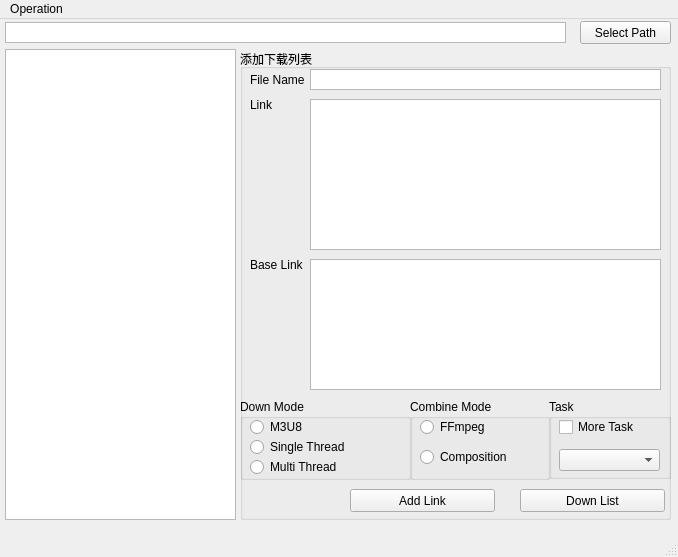
<?xml version="1.0" encoding="UTF-8"?>
<ui version="4.0">
 <class>BatDownWindow</class>
 <widget class="QMainWindow" name="BatDownWindow">
  <property name="geometry">
   <rect>
    <x>0</x>
    <y>0</y>
    <width>678</width>
    <height>557</height>
   </rect>
  </property>
  <property name="windowTitle">
   <string>Batch Download Window</string>
  </property>
  <widget class="QWidget" name="centralwidget">
   <widget class="QListView" name="listView">
    <property name="geometry">
     <rect>
      <x>5</x>
      <y>30</y>
      <width>231</width>
      <height>471</height>
     </rect>
    </property>
   </widget>
   <widget class="QTextEdit" name="txtSavePath">
    <property name="geometry">
     <rect>
      <x>5</x>
      <y>3</y>
      <width>561</width>
      <height>21</height>
     </rect>
    </property>
    <property name="verticalScrollBarPolicy">
     <enum>Qt::ScrollBarAlwaysOff</enum>
    </property>
   </widget>
   <widget class="QPushButton" name="btnSelectPath">
    <property name="geometry">
     <rect>
      <x>580</x>
      <y>2</y>
      <width>91</width>
      <height>23</height>
     </rect>
    </property>
    <property name="text">
     <string>Select Path</string>
    </property>
   </widget>
   <widget class="QGroupBox" name="groupBox">
    <property name="geometry">
     <rect>
      <x>240</x>
      <y>30</y>
      <width>431</width>
      <height>471</height>
     </rect>
    </property>
    <property name="title">
     <string>添加下载列表</string>
    </property>
    <widget class="QLabel" name="label">
     <property name="geometry">
      <rect>
       <x>10</x>
       <y>20</y>
       <width>54</width>
       <height>21</height>
      </rect>
     </property>
     <property name="text">
      <string>File Name</string>
     </property>
    </widget>
    <widget class="QTextEdit" name="txtFileName">
     <property name="geometry">
      <rect>
       <x>70</x>
       <y>20</y>
       <width>351</width>
       <height>21</height>
      </rect>
     </property>
     <property name="verticalScrollBarPolicy">
      <enum>Qt::ScrollBarAlwaysOff</enum>
     </property>
    </widget>
    <widget class="QTextEdit" name="txtLink">
     <property name="geometry">
      <rect>
       <x>70</x>
       <y>50</y>
       <width>351</width>
       <height>151</height>
      </rect>
     </property>
    </widget>
    <widget class="QLabel" name="label_2">
     <property name="geometry">
      <rect>
       <x>10</x>
       <y>50</y>
       <width>54</width>
       <height>12</height>
      </rect>
     </property>
     <property name="text">
      <string>Link</string>
     </property>
    </widget>
    <widget class="QLabel" name="label_3">
     <property name="geometry">
      <rect>
       <x>10</x>
       <y>210</y>
       <width>54</width>
       <height>12</height>
      </rect>
     </property>
     <property name="text">
      <string>Base Link</string>
     </property>
    </widget>
    <widget class="QTextEdit" name="txtBaseLink">
     <property name="geometry">
      <rect>
       <x>70</x>
       <y>210</y>
       <width>351</width>
       <height>131</height>
      </rect>
     </property>
    </widget>
    <widget class="QGroupBox" name="groupBox_2">
     <property name="geometry">
      <rect>
       <x>0</x>
       <y>350</y>
       <width>171</width>
       <height>81</height>
      </rect>
     </property>
     <property name="title">
      <string>Down Mode</string>
     </property>
     <widget class="QRadioButton" name="rb1">
      <property name="geometry">
       <rect>
        <x>10</x>
        <y>20</y>
        <width>141</width>
        <height>16</height>
       </rect>
      </property>
      <property name="text">
       <string>M3U8</string>
      </property>
     </widget>
     <widget class="QRadioButton" name="rb2">
      <property name="geometry">
       <rect>
        <x>10</x>
        <y>40</y>
        <width>141</width>
        <height>16</height>
       </rect>
      </property>
      <property name="text">
       <string>Single Thread</string>
      </property>
     </widget>
     <widget class="QRadioButton" name="rb3">
      <property name="geometry">
       <rect>
        <x>10</x>
        <y>60</y>
        <width>141</width>
        <height>16</height>
       </rect>
      </property>
      <property name="text">
       <string>Multi Thread</string>
      </property>
     </widget>
    </widget>
    <widget class="QGroupBox" name="groupBox_3">
     <property name="geometry">
      <rect>
       <x>170</x>
       <y>350</y>
       <width>140</width>
       <height>81</height>
      </rect>
     </property>
     <property name="title">
      <string>Combine Mode</string>
     </property>
     <widget class="QRadioButton" name="radioButton">
      <property name="geometry">
       <rect>
        <x>10</x>
        <y>20</y>
        <width>89</width>
        <height>16</height>
       </rect>
      </property>
      <property name="text">
       <string>FFmpeg</string>
      </property>
     </widget>
     <widget class="QRadioButton" name="radioButton_2">
      <property name="geometry">
       <rect>
        <x>10</x>
        <y>50</y>
        <width>89</width>
        <height>16</height>
       </rect>
      </property>
      <property name="text">
       <string>Composition</string>
      </property>
     </widget>
    </widget>
    <widget class="QPushButton" name="btnDownList">
     <property name="geometry">
      <rect>
       <x>280</x>
       <y>440</y>
       <width>145</width>
       <height>23</height>
      </rect>
     </property>
     <property name="text">
      <string>Down List</string>
     </property>
    </widget>
    <widget class="QPushButton" name="btnAddLink">
     <property name="geometry">
      <rect>
       <x>110</x>
       <y>440</y>
       <width>145</width>
       <height>23</height>
      </rect>
     </property>
     <property name="text">
      <string>Add Link</string>
     </property>
    </widget>
    <widget class="QGroupBox" name="groupBox_4">
     <property name="geometry">
      <rect>
       <x>309</x>
       <y>350</y>
       <width>122</width>
       <height>80</height>
      </rect>
     </property>
     <property name="title">
      <string>Task</string>
     </property>
     <widget class="QCheckBox" name="cbSwTask">
      <property name="geometry">
       <rect>
        <x>10</x>
        <y>20</y>
        <width>81</width>
        <height>16</height>
       </rect>
      </property>
      <property name="text">
       <string>More Task</string>
      </property>
     </widget>
     <widget class="QComboBox" name="cboTaskCount">
      <property name="geometry">
       <rect>
        <x>10</x>
        <y>50</y>
        <width>101</width>
        <height>22</height>
       </rect>
      </property>
     </widget>
    </widget>
   </widget>
  </widget>
  <widget class="QMenuBar" name="menubar">
   <property name="geometry">
    <rect>
     <x>0</x>
     <y>0</y>
     <width>678</width>
     <height>23</height>
    </rect>
   </property>
   <widget class="QMenu" name="menuOperation">
    <property name="title">
     <string>Operation</string>
    </property>
    <addaction name="actionList_Save_As"/>
    <addaction name="actionImport_List"/>
    <addaction name="actionSave"/>
   </widget>
   <addaction name="menuOperation"/>
  </widget>
  <widget class="QStatusBar" name="statusbar"/>
  <action name="actionList_Save_As">
   <property name="text">
    <string>List Save As</string>
   </property>
  </action>
  <action name="actionImport_List">
   <property name="text">
    <string>Import List</string>
   </property>
  </action>
  <action name="actionSave">
   <property name="text">
    <string>Save</string>
   </property>
  </action>
 </widget>
 <resources/>
 <connections/>
</ui>
